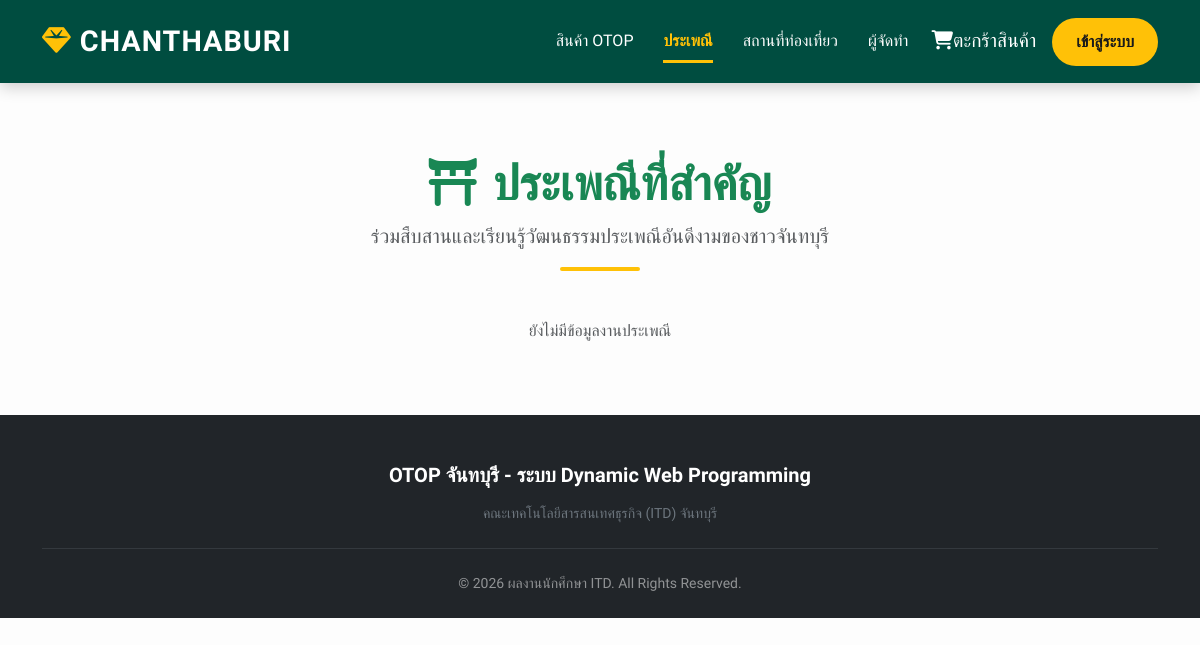
The app's page /tradition.php, older data.
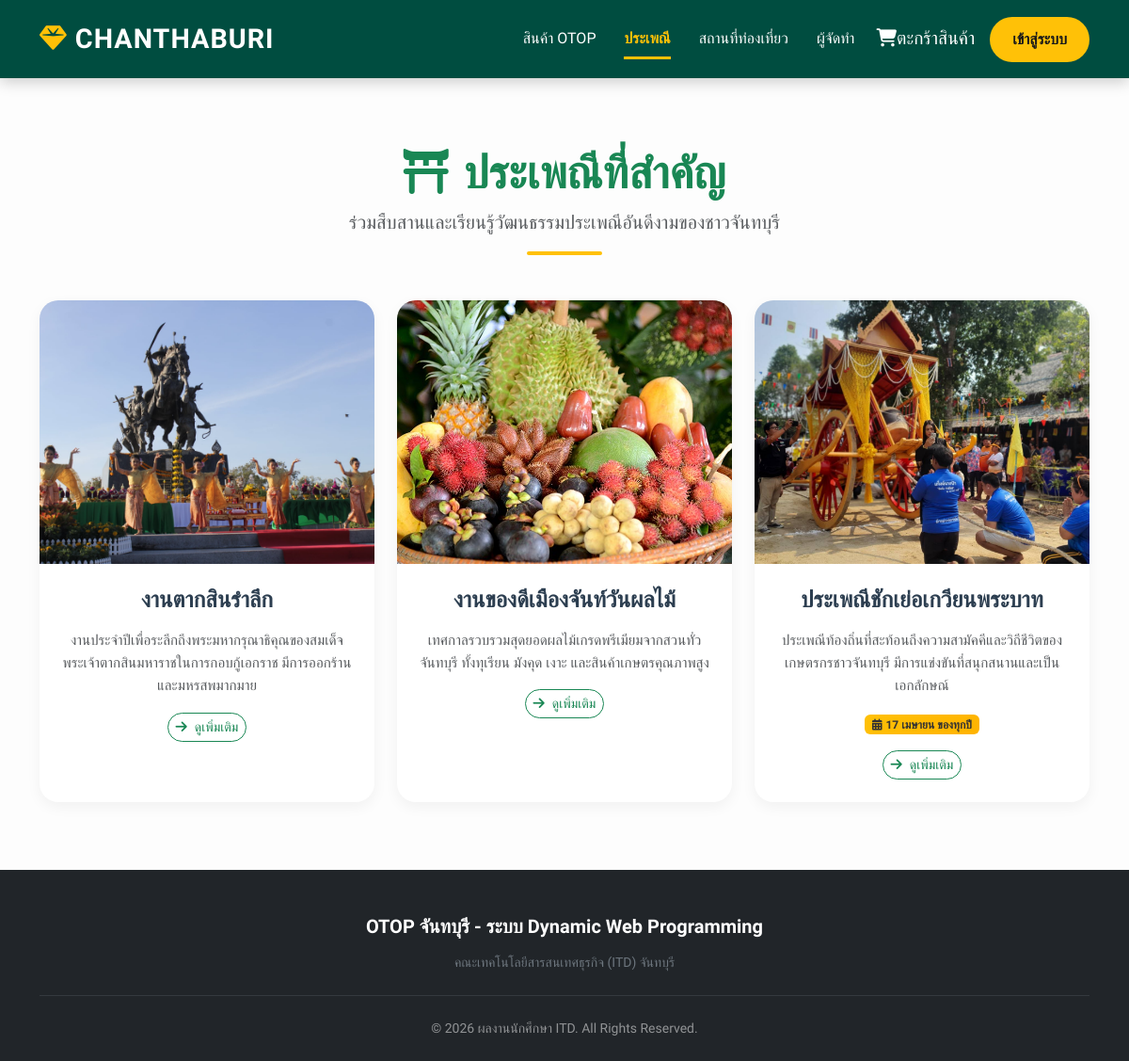
The same page, newer data.
### tables this page shows
CREATE TABLE IF NOT EXISTS `traditions` (
  `id` int NOT NULL AUTO_INCREMENT,
  `name` varchar(255) NOT NULL,
  `description` text NOT NULL,
  `event_date` varchar(50) DEFAULT NULL,
  `event_details` text,
  `event_location` varchar(255) DEFAULT NULL,
  `image_url` varchar(255) NOT NULL,
  `image_url_2` varchar(255) DEFAULT NULL,
  `image_url_3` varchar(255) DEFAULT NULL,
  `image_url_4` varchar(255) DEFAULT NULL,
  PRIMARY KEY (`id`)
);

### tradition.php (the view, shortened to what this page needs)
<?php include('includes/header.php'); ?>
<div class="container my-5 py-4">
    <div class="text-center mb-5 animate__animated animate__fadeIn">
        <h2 class="fw-bold text-success display-5"><i class="fas fa-torii-gate me-3"></i>ประเพณีที่สำคัญ</h2>
        <p class="lead text-muted">ร่วมสืบสานและเรียนรู้วัฒนธรรมประเพณีอันดีงามของชาวจันทบุรี</p>
        <div class="mx-auto bg-warning" style="height: 4px; width: 80px; border-radius: 2px;"></div>
    </div>
    <div class="row g-4 justify-content-center">
        <?php
        include('includes/db_config.php');
        $sql = "SELECT * FROM traditions ORDER BY id ASC";
        $result = mysqli_query($conn, $sql);
        if (mysqli_num_rows($result) > 0) {
            while ($item = mysqli_fetch_assoc($result)): ?>
                <div class="col-lg-4 col-md-6">
                    <a href="tradition_detail.php?id=<?= $item['id'] ?>" style="text-decoration: none; color: inherit;">
                        <div class="tradition-card text-center">
                            <div class="tradition-icon-wrapper">
                                <?php
                                    $img_src = !empty($item['image_url']) ? htmlspecialchars($item['image_url']) : 'otop/placeholder_tradition.png';
                                ?>
                                <img src="<?= $img_src ?>" alt="<?= htmlspecialchars($item['name']) ?>">
                            </div>
                            <div class="p-4">
                                <h4 class="fw-bold mb-3">
                                    <?= htmlspecialchars($item['name']) ?>
                                </h4>
                                <p class="text-muted" style="font-size: 0.95rem; line-height: 1.6;">
                                    <?= htmlspecialchars($item['description']) ?>
                                </p>
                                <?php if (!empty($item['event_date'])): ?>
                                    <div style="margin-top: 1rem;">
                                        <span class="badge" style="background: linear-gradient(135deg, #ffc107 0%, #ffb300 100%); color: #333;">
                                            <i class="fas fa-calendar-alt me-1"></i><?= htmlspecialchars($item['event_date']) ?>
                                        </span>
                                    </div>
                                <?php endif; ?>
                                <div style="margin-top: 1rem;">
                                    <span class="btn btn-sm btn-outline-success rounded-pill">
                                        <i class="fas fa-arrow-right me-2"></i>ดูเพิ่มเติม
                                    </span>
                                </div>
                            </div>
                        </div>
                    </a>
                </div>
            <?php endwhile;
        } else {
            echo "<div class='col-12 text-center text-muted'>ยังไม่มีข้อมูลงานประเพณี</div>";
        }
        ?>
    </div>
</div>
<?php include('includes/footer.php'); ?>

Row changes from the older to the newer data that the page shows:
added traditions: image_url (picture), name "งานตากสินรำลึก", description "งานประจำปีเพื่อระลึกถึงพระมหากรุณาธิคุณของสมเด็จพระเจ้าตากสินมหาราชในการกอบกู้เอกราช มีการออกร้านและมหรสพมากมาย"
added traditions: image_url (picture), name "งานของดีเมืองจันท์วันผลไม้", description "เทศกาลรวบรวมสุดยอดผลไม้เกรดพรีเมียมจากสวนทั่วจันทบุรี ทั้งทุเรียน มังคุด เงาะ และสินค้าเกษตรคุณภาพสูง"
added traditions: image_url (picture), name "ประเพณีชักเย่อเกวียนพระบาท", description "ประเพณีท้องถิ่นที่สะท้อนถึงความสามัคคีและวิถีชีวิตของเกษตรกรชาวจันทบุรี มีการแข่งขันที่สนุกสนานและเป็นเอกลักษณ์", event_date "17 เมษายน ของทุกปี"
Text that changed along with them:
text no longer shown: "ยังไม่มีข้อมูลงานประเพณี"
